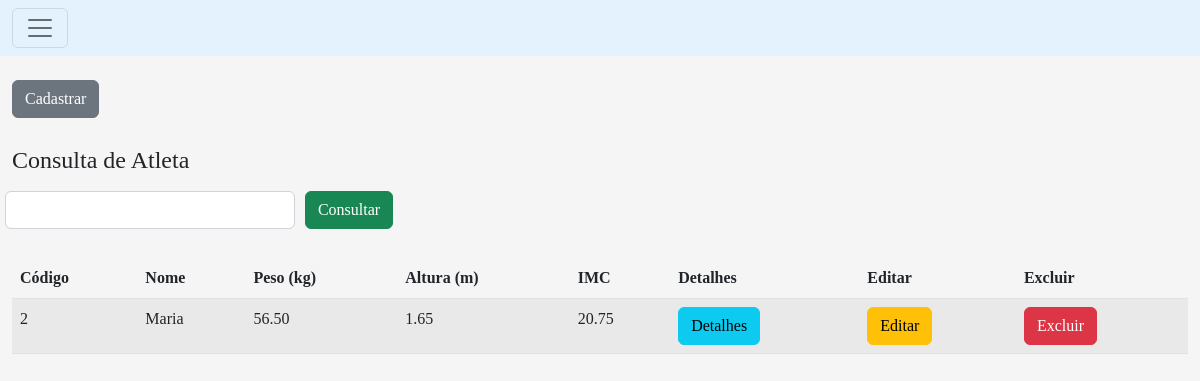
Page /exemplocrud/crud-padrao/pages/atleta/index.php?filtro=Maria on the committed database.
### tables this page shows
CREATE TABLE atleta(
    codigo INT NOT NULL UNIQUE AUTO_INCREMENT,
    nome VARCHAR(100),
    peso DECIMAL(8,2),
    altura DECIMAL(8,2),
    PRIMARY KEY (codigo)
);

### exemplocrud/crud-padrao/pages/atleta/index.php (the view, shortened to what this page needs)
<?php
    include '../header.php';
    ?>
    <div class="container-fluid">
    <br>
    <a class='btn btn-secondary'href="cad.php">Cadastrar</a>
    <br><br>
    <form action="" method="get">
        <fieldset>
        <legend>Consulta de Atleta</legend>
        <div class="row align-items-end">
            <div class="col-3">
                <input class="form-control" type="text" name="filtro" id="filtro">
            </div>
            <div class="col-1">
            <button type="submit" class="btn btn-success">Consultar</button>
            </div>
        </div>
        </fieldset>
    </form>
    <br>
    <table class="table table-striped">
    <thead>
        <tr class='table-titulo'>
            <th>Código</th>
            <th>Nome</th>
            <th>Peso (kg)</th>
            <th>Altura (m)</th>
            <th>IMC</th>
            <th>Detalhes</th>
            <th>Editar</th>
            <th>Excluir</th>
        </tr>
    </thead>
    <tbody>
<?php
    $conexao = Conexao::getInstance();
    $filtro = isset($_GET['filtro']) ? $_GET['filtro']: "";
    $consulta=$conexao->query("SELECT * FROM atleta where nome like '$filtro%';");
    while($linha=$consulta->fetch(PDO::FETCH_ASSOC)){
        $conta = $linha["peso"] / ($linha["altura"] * $linha["altura"]);
        if($conta > 35){
            echo "<tr>
                   <td>{$linha['codigo']}</td>
                   <td>{$linha['nome']}</td>
                   <td>{$linha['peso']}</td>
                   <td>{$linha['altura']}</td>
                   <td style='color:red'>".round($conta, $precision = 2)."</td>
                   <td><a class='btn btn-info' href='show.php?codigo={$linha['codigo']}'>Detalhes</a></td>
                   <td><a class='btn btn-warning' href='cad.php?acao=editar&codigo={$linha['codigo']}'>Editar</a></td>
                   <td><a class='btn btn-danger' onClick = 'return excluir();' href='acao.php?acao=excluir&codigo={$linha['codigo']}'.>Excluir</a></td>
                  </tr>\n";
        }else{
            echo "<tr>
                    <td>{$linha['codigo']}</td>
                    <td>{$linha['nome']}</td>
                    <td>{$linha['peso']}</td>
                    <td>{$linha['altura']}</td>
                    <td>".round($conta, $precision = 2)."</td>
                    <td><a class='btn btn-info' href='show.php?codigo={$linha['codigo']}'>Detalhes</a></td>
                    <td><a class='btn btn-warning' href='cad.php?acao=editar&codigo={$linha['codigo']}'>Editar</a></td>
                    <td><a class='btn btn-danger' onClick = 'return excluir();' href='acao.php?acao=excluir&codigo={$linha['codigo']}'.>Excluir</a></td>
                  </tr>\n";
        }
    }
?>
</tbody>
</table>
</div>
<?php include '../footer.php'; ?>

### assets/css/estilo.css (style rules this page uses)
body { font-family: 'Abel', sans-serif; background-image: url("paper.gif"); background-color: #F5F5F5; font-family: 'Irish Grover', cursive; }
.col-1 { width: 8.33%; }
.col-3 { width: 24.99%; }
* { box-sizing: border-box; }
[class*="col"] { float:left; padding: 5px; }
.row { clear: both; }
.form-control { color: rgb(247, 234, 234); }

### rows in the picture
atleta: codigo "2", nome "Maria", peso "56.50", altura "1.65", conta "20.75"
